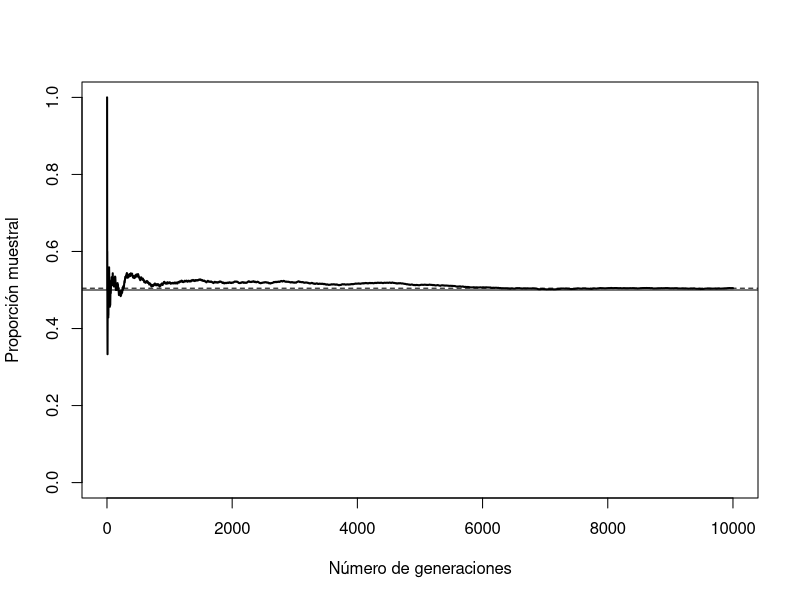
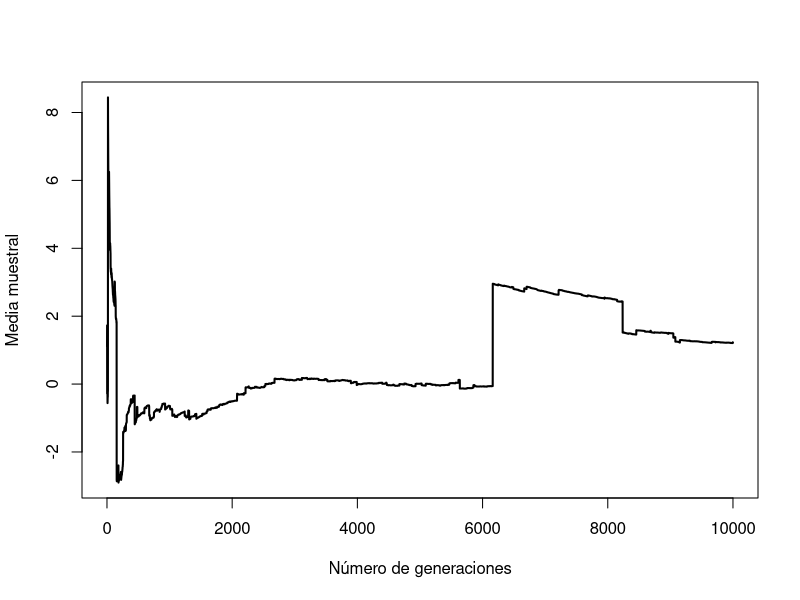
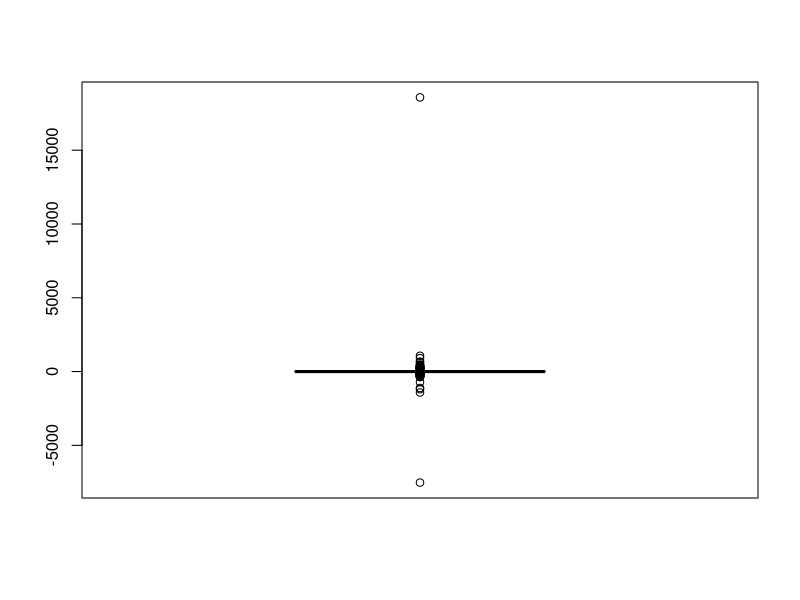
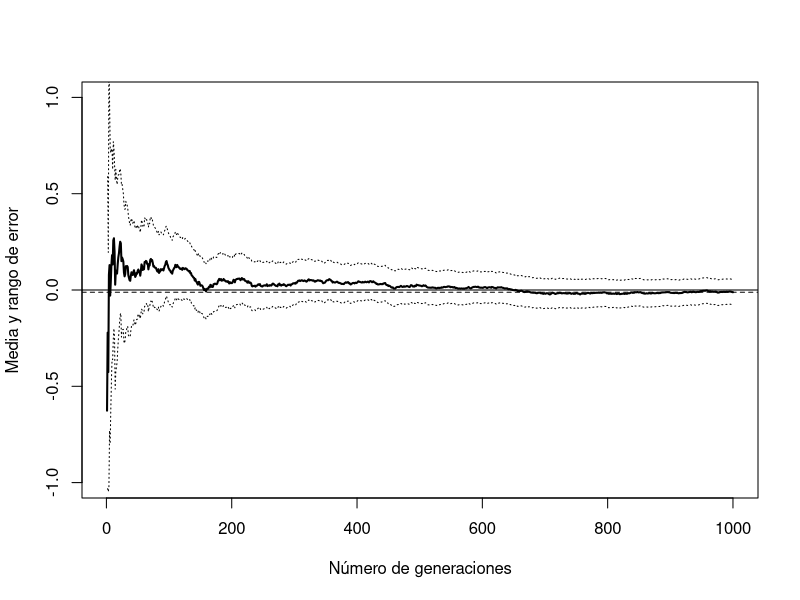
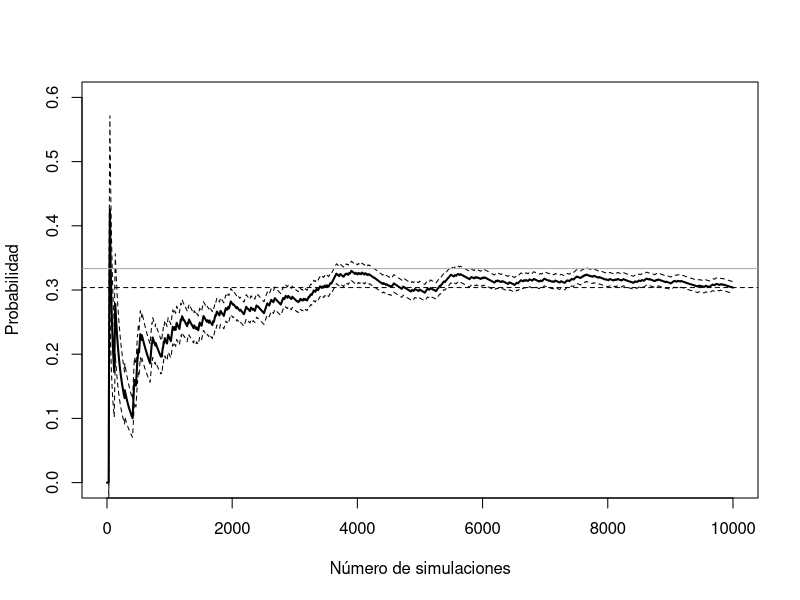
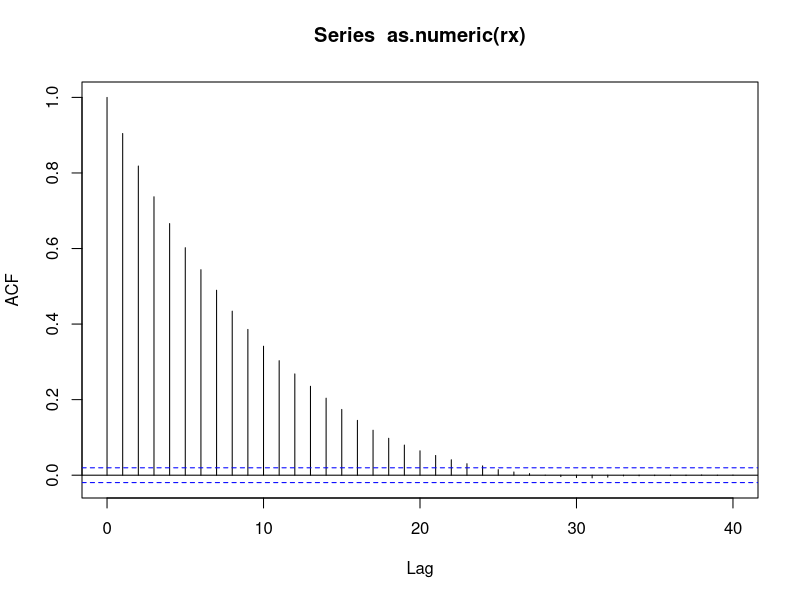
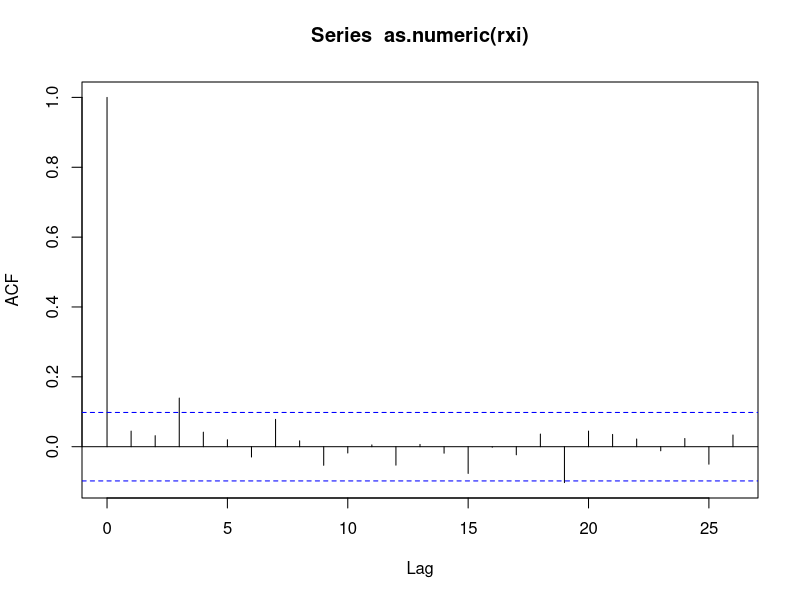
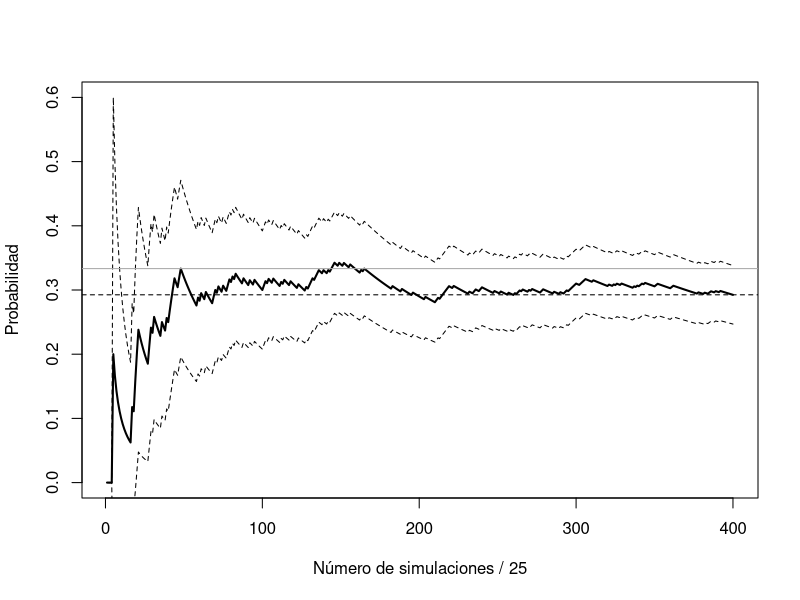

The R source for these figures, in order:
## ---- chunk 1

## ---- chunk 2
p <- 0.5
set.seed(1)
nsim <- 10000 # nsim <- 100
rx <- runif(nsim) < p # rbinom(nsim, size = 1, prob = p)
## ---- chunk 3
mean(rx) 
## ---- chunk 4
plot(cumsum(rx)/1:nsim, type = "l", lwd = 2, xlab = "Número de generaciones", 
     ylab = "Proporción muestral", ylim = c(0, 1))
abline(h = mean(rx), lty = 2)
# valor teórico
abline(h = p) 
## ---- chunk 5
set.seed(1)
nsim <- 10000
rx <- rcauchy(nsim) # rx <- rt(nsim, df = 2)
plot(cumsum(rx)/1:nsim, type = "l", lwd = 2, 
     xlab = "Número de generaciones", ylab = "Media muestral")
## ---- chunk 6
boxplot(rx)
## ---- chunk 7
xsd <- 1
xmed <- 0
set.seed(1)
nsim <- 1000
rx <- rnorm(nsim, xmed, xsd)
## ---- chunk 8
mean(rx)
## ---- chunk 9
2*sd(rx)/sqrt(nsim)
## ---- chunk 10
n <- 1:nsim
est <- cumsum(rx)/n
# (cumsum(rx^2) - n*est^2)/(n-1) # Cuasi-varianzas muestrales
esterr <- sqrt((cumsum(rx^2)/n - est^2)/(n-1)) # Errores estándar de la media
plot(est, type = "l", lwd = 2, xlab = "Número de generaciones", 
     ylab = "Media y rango de error", ylim = c(-1, 1))
abline(h = est[nsim], lty=2)
lines(est + 2*esterr, lty=3)
lines(est - 2*esterr, lty=3)
abline(h = xmed)
## ---- chunk 11
# Variable dicotómica 0/1 (FALSE/TRUE)  
set.seed(1)
nsim <- 10000
alpha <- 0.03 # prob de cambio si seco
beta <- 0.06  # prob de cambio si lluvia
rx <- logical(nsim) # x == "llueve"
rx[1] <- FALSE # El primer día no llueve
for (i in 2:nsim)
  rx[i] <- if (rx[i-1]) runif(1) > beta else runif(1) < alpha
## ---- chunk 12
n <- 1:nsim
est <- cumsum(rx)/n
esterr <- sqrt(est*(1-est)/(n-1)) # OJO! Supone independencia
plot(est, type="l", lwd=2, ylab="Probabilidad", 
     xlab="Número de simulaciones", ylim=c(0,0.6))
abline(h = est[nsim], lty=2)
lines(est + 2*esterr, lty=2) 
lines(est - 2*esterr, lty=2)
abline(h = 1/3, col="darkgray") # Probabilidad teórica
## ---- chunk 13
est[nsim]
## ---- chunk 14
esterr[nsim]
## ---- chunk 15
acf(as.numeric(rx))
## ---- chunk 16
lag <- 24
xlag <- c(rep(FALSE, lag), TRUE)
rxi <- rx[xlag]
acf(as.numeric(rxi))
## ---- chunk 17
nrxi <- length(rxi)
n <- 1:nrxi
est <- cumsum(rxi)/n
esterr <- sqrt(est*(1-est)/(n-1))
plot(est, type="l", lwd=2, ylab="Probabilidad", 
     xlab=paste("Número de simulaciones /", lag + 1), ylim=c(0,0.6))
abline(h = est[length(rxi)], lty=2)
lines(est + 2*esterr, lty=2) # Supone independencia
lines(est - 2*esterr, lty=2)
abline(h = 1/3, col="darkgray")     # Prob. teor. cadenas Markov
## ---- chunk 18
esterr[nrxi]
## ---- chunk 19
rxm <- rowMeans(matrix(rx, ncol = lag + 1, byrow = TRUE))
nrxm <- length(rxm)
n <- 1:nrxm
est <- cumsum(rxm)/n
esterr <- sqrt((cumsum(rxm^2)/n - est^2)/(n-1)) # Errores estándar
plot(est, type="l", lwd=2, ylab="Probabilidad", 
     xlab=paste("Número de simulaciones /", lag + 1), ylim=c(0,0.6))
abline(h = est[length(rxm)], lty=2)
lines(est + 2*esterr, lty=2) # OJO! Supone independencia
lines(est - 2*esterr, lty=2)
abline(h = 1/3, col="darkgray")     # Prob. teor. cadenas Markov
## ---- chunk 20
# Variable dicotómica 0/1 (FALSE/TRUE)  
set.seed(1)
nsim <- 1000
nsec <- 10
alpha <- 0.03 # prob de cambio si seco
beta <- 0.06  # prob de cambio si lluvia
rxm <- matrix(FALSE, nrow = nsec, ncol= nsim)
for (i in 1:nsec) {
  # rxm[i, 1] <- FALSE # El primer día no llueve
  # rxm[i, 1] <- runif(1) < 1/2 # El primer día llueve con probabilidad 1/2
  rxm[i, 1] <- runif(1) < 1/3 # El primer día llueve con probabilidad 1/3 (ideal)
  for (j in 2:nsim)
    rxm[i, j] <- if (rxm[i, j-1]) runif(1) > beta else runif(1) < alpha
}
## ---- chunk 21
# Media de cada secuencia
n <- 1:nsim
est <- apply(rxm, 1, function(x) cumsum(x)/n)
matplot(n, est, type = 'l', lty = 3, col = "lightgray",
     ylab="Probabilidad", xlab="Número de simulaciones")
# Aproximación
mest <- apply(est, 1, mean)
lines(mest, lwd = 2)
abline(h = mest[nsim], lty = 2)
# Precisión
mesterr <- apply(est, 1, sd)/sqrt(nsec)
lines(mest + 2*mesterr, lty = 2)
lines(mest - 2*mesterr, lty = 2)
# Prob. teor. cadenas Markov
abline(h = 1/3, col="darkgray")     

# Aproximación final
mest[nsim] # mean(rxm)
# Error estándar
mesterr[nsim]
## ---- chunk 22
set.seed(2)
nsim <- 10000
rx2 <- logical(nsim)
rx2[1] <- TRUE # El primer día llueve
for (i in 2:nsim)
  rx2[i] <- if (rx2[i-1]) runif(1) > beta else runif(1) < alpha
n <- 1:nsim
est <- cumsum(rx)/n
est2 <- cumsum(rx2)/n
plot(est, type="l", ylab="Probabilidad", 
     xlab="Número de simulaciones", ylim=c(0,0.6))
lines(est2, lty = 2)
# Ejemplo periodo calentamiento nburn = 2000
abline(v = 2000, lty = 3)
# Prob. teor. cadenas Markov
abline(h = 1/3, col="darkgray")     

## ---- chunk 23
nsim <- 200   # Numero de simulaciones
xmed <- 0     # Media
rho <- 0.5    # Coeficiente AR
nburn <- 10   # Periodo de calentamiento (burn-in)
## ---- chunk 24
xvar <- 1     
# Varianza del error
evar <- xvar*(1 - rho^2)

## ---- chunk 25
set.seed(1)
x <- numeric(nsim + nburn)
# Establecer el primer valor 
x[1] <- -10
# Simular el resto de la secuencia
for (i in 2:length(x))
  x[i] <- xmed + rho*(x[i-1] - xmed) + rnorm(1, sd=sqrt(evar))
x <- as.ts(x)
plot(x)
abline(v = nburn, lty = 2)
## ---- chunk 26
rx <- x[-seq_len(nburn)]
## ---- chunk 27
rx2 <- arima.sim(list(order = c(1,0,0), ar = rho), n = nsim, 
                 n.start = nburn, sd = sqrt(evar))
